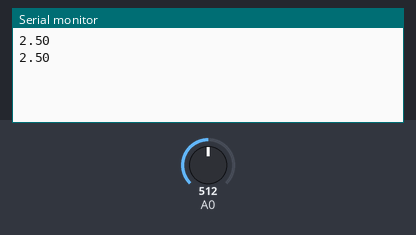
Recording of a sketch running on a simulated Arduino Uno, built with avr-gcc and run on an emulated ATmega328P. Shown: the last lines printed to the serial monitor. The test bench sets the inputs (shaded band); at power-on: A0 = 512.

Above: at 1.8 s.
1.9 s: A0 set to 716
At 2.8 s:
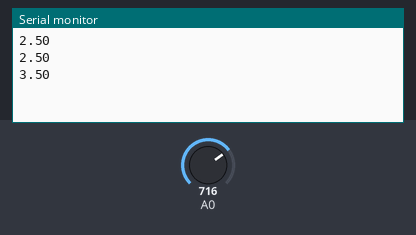
3.4 s: A0 set to 900
At 4.8 s:
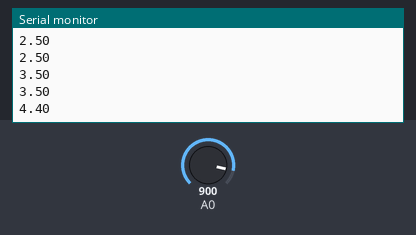
Timing chart, 0 to 6.4 s (numbered marks = the images above; inputs shaded):
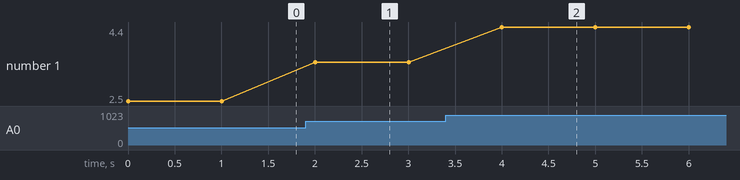

The sketch:

pot_read.ino
```cpp
#include <Arduino.h>

void setup() {
  Serial.begin(9600);
}

void loop() {
  int value = analogRead(A0);
  Serial.println(value*5.0/1023);
  delay(1000);
}
```

Measured:
- after the input at 1.9 s, the serial monitor: prints a new line after 0.10 s (image 1)
- after the input at 3.4 s, the serial monitor: prints a new line after 0.60 s (image 2)
- plotted number 1: 2.5 → 3.5 after the input at 1.9 s, 3.5 → 4.4 after the input at 3.4 s
